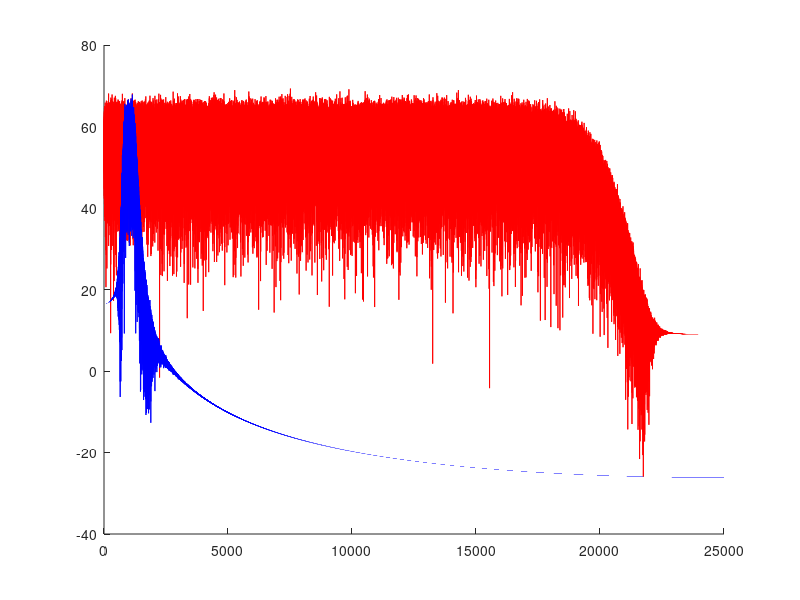

Reproduce this figure in MATLAB.
% back of the envelope calculation to compare SNRs across studies
% comparing broadband nominal 0 dB SNR to narrowband nominal 0dB SNR 
% Result: A nominal 0 dB SRN with broadband noise is equivalent to 16 dB
% SNR with narrowband noise.
clear; close all; clc 
rms = inline('sqrt(mean(x.^2))','x');

Fs = 50e3;
t = 0:1/Fs:10;

% generate tone
x = sin(2*pi*1e3*t); x = x./rms(x);


%generate wideband noise
n = randn(size(t));
[b,a] = butter(3,20e3/(Fs/2),'low');
n = filtfilt(b,a,n);
n = filtfilt(b,a,n);
n = n./rms(n);


% generate narrowband noise as used in our work
[b2,a2] = butter(3,[1e3*2^(-1/3) 1e3*2^(1/3)]./(Fs/2),'bandpass');
% This would be the flanker, but note that the flanker energy, by design,
% does not affect the SNR within the critical band of the target. 
%[b3,a3] = butter(3,[4e3*2^(-1/3) 1e3*2^(1/3)]./(Fs/2),'bandpass');

n2 = filtfilt(b2,a2,n); n2 = n2./rms(n2);
%n3 = filtfilt(b3,a3,n); n3 = n3./rms(n3);
%n2 = n2 + n3; clear n3


% x and n have a 0 dB broadband SNR
% x and n2 also have a 0 dB SNR (broadband or narrowband)
% But what is the SNR that a neuron sees that is tuned to 2/3 octave width
% around the center frequency of the target?


% only look at narrowband energy in the broadband noise
nn = filtfilt(b2,a2,n);
% This happens to be a gain of 1 filter. But let's verify it, just to be on
% the safe side.
NN = fft(nn); N = fft(n);
f = linspace(0,Fs,length(t));
ind = find(f>10&f<Fs/2);
figure
hold on;plot(f(ind),20*log10(abs(N(ind))),'r');
hold on;plot(f(ind),20*log10(abs(NN(ind))),'b');


SNR_broad = 20*log10(rms(x))-20*log10(rms(nn));
disp(['For the wideband noise, the SNR in the 2/3 oct band surrounding the target equals ',...
    num2str(SNR_broad,'%.2f'),' dB.']);



SNR_narrow = 20*log10(rms(x))-20*log10(rms(n2))
disp(['For the narrowband noise with flanker, the SNR in the 2/3 oct band surrounding the target equals ',...
    num2str(SNR_narrow,'%.2f'),' dB.']);

% In Las et al. 2005,Fig. 5, nominal SNR from  -57 to -24 dB SNR therefore
% comparable to -41 to -8 dB SNR in our current work. Behavioral thresholds
% are at around -20 dB SNR. Using correlation as a measure of the similarity 
% between the neuronal response to noise alone, vs. tone in noise, 
% Las et al. find envelope locking suppression across all tested negative SNRs. 
% at nominal -40 dB SNR = -24 dB SNR, the first NC starts to deviate from
% noise alone
